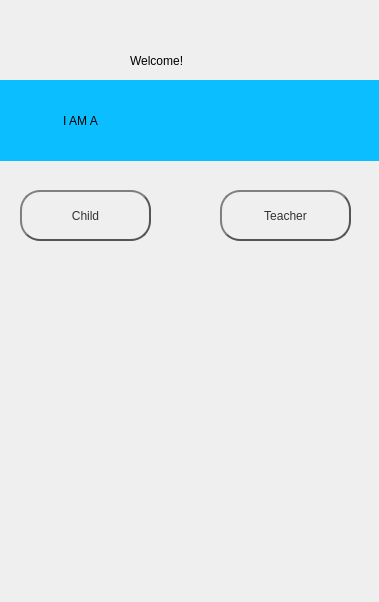
<?xml version="1.0" encoding="UTF-8"?>
<ui version="4.0">
 <class>Dialog</class>
 <widget class="QDialog" name="Dialog">
  <property name="geometry">
   <rect>
    <x>0</x>
    <y>0</y>
    <width>379</width>
    <height>602</height>
   </rect>
  </property>
  <property name="windowTitle">
   <string>Dialog</string>
  </property>
  <widget class="QWidget" name="widget" native="true">
   <property name="geometry">
    <rect>
     <x>0</x>
     <y>0</y>
     <width>521</width>
     <height>601</height>
    </rect>
   </property>
   <widget class="QLabel" name="label">
    <property name="geometry">
     <rect>
      <x>130</x>
      <y>20</y>
      <width>151</width>
      <height>81</height>
     </rect>
    </property>
    <property name="styleSheet">
     <string notr="true">font: 18pt &quot;MS Shell Dlg 2&quot;;</string>
    </property>
    <property name="text">
     <string>Welcome!</string>
    </property>
   </widget>
   <widget class="QLabel" name="label_2">
    <property name="geometry">
     <rect>
      <x>0</x>
      <y>80</y>
      <width>381</width>
      <height>81</height>
     </rect>
    </property>
    <property name="styleSheet">
     <string notr="true">font: 18pt &quot;MS Shell Dlg 2&quot;;
background-color: rgb(11, 190, 255);</string>
    </property>
    <property name="text">
     <string>                   I AM A</string>
    </property>
   </widget>
   <widget class="QPushButton" name="teacher">
    <property name="geometry">
     <rect>
      <x>220</x>
      <y>190</y>
      <width>131</width>
      <height>51</height>
     </rect>
    </property>
    <property name="styleSheet">
     <string notr="true">QPushButton {
    color: #333;
	font: 18pt ''MS Shell Dlg 2'';
    border: 2px solid #555;
    border-radius: 20px;
    border-style: outset;
    background: qradialgradient(
        cx: 0.3, cy: -0.4, fx: 0.3, fy: -0.4,
        radius: 1.35, stop: 0 orange, stop: 1 orange
        );
    padding: 5px;
    }

QPushButton:hover {
    background: qradialgradient(
        cx: 0.3, cy: -0.4, fx: 0.3, fy: -0.4,
        radius: 1.35, stop: 0 #fff, stop: 1 #bbb
        );
    }

QPushButton:pressed {
    border-style: inset;
    background: qradialgradient(
        cx: 0.4, cy: -0.1, fx: 0.4, fy: -0.1,
        radius: 1.35, stop: 0 #fff, stop: 1 #ddd
        );
    }</string>
    </property>
    <property name="text">
     <string>Teacher</string>
    </property>
   </widget>
   <widget class="QPushButton" name="child">
    <property name="geometry">
     <rect>
      <x>20</x>
      <y>190</y>
      <width>131</width>
      <height>51</height>
     </rect>
    </property>
    <property name="styleSheet">
     <string notr="true">QPushButton {
    color: #333;
	font: 18pt ''MS Shell Dlg 2'';
    border: 2px solid #555;
    border-radius: 20px;
    border-style: outset;
    background: qradialgradient(
        cx: 0.3, cy: -0.4, fx: 0.3, fy: -0.4,
        radius: 1.35, stop: 0 orange, stop: 1 orange
        );
    padding: 5px;
    }

QPushButton:hover {
    background: qradialgradient(
        cx: 0.3, cy: -0.4, fx: 0.3, fy: -0.4,
        radius: 1.35, stop: 0 #fff, stop: 1 #bbb
        );
    }

QPushButton:pressed {
    border-style: inset;
    background: qradialgradient(
        cx: 0.4, cy: -0.1, fx: 0.4, fy: -0.1,
        radius: 1.35, stop: 0 #fff, stop: 1 #ddd
        );
    }</string>
    </property>
    <property name="text">
     <string>Child</string>
    </property>
   </widget>
   <widget class="QLabel" name="label_3">
    <property name="geometry">
     <rect>
      <x>0</x>
      <y>290</y>
      <width>381</width>
      <height>311</height>
     </rect>
    </property>
    <property name="sizeIncrement">
     <size>
      <width>90</width>
      <height>80</height>
     </size>
    </property>
    <property name="baseSize">
     <size>
      <width>100</width>
      <height>200</height>
     </size>
    </property>
    <property name="text">
     <string/>
    </property>
    <property name="pixmap">
     <pixmap resource="resource.qrc">:/newPrefix/OneDrive/Desktop/beginning.png</pixmap>
    </property>
   </widget>
  </widget>
 </widget>
 <resources>
  <include location="resource.qrc"/>
 </resources>
 <connections/>
</ui>
